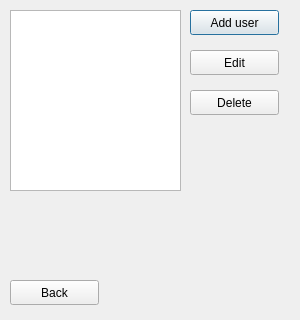
<?xml version="1.0" encoding="UTF-8"?>
<ui version="4.0">
 <class>Dialog</class>
 <widget class="QDialog" name="Dialog">
  <property name="geometry">
   <rect>
    <x>0</x>
    <y>0</y>
    <width>300</width>
    <height>320</height>
   </rect>
  </property>
  <property name="windowTitle">
   <string>Dialog</string>
  </property>
  <widget class="QPushButton" name="pushButton">
   <property name="geometry">
    <rect>
     <x>190</x>
     <y>10</y>
     <width>89</width>
     <height>25</height>
    </rect>
   </property>
   <property name="text">
    <string>Add user</string>
   </property>
  </widget>
  <widget class="QPushButton" name="pushButton_2">
   <property name="geometry">
    <rect>
     <x>190</x>
     <y>50</y>
     <width>89</width>
     <height>25</height>
    </rect>
   </property>
   <property name="text">
    <string>Edit</string>
   </property>
  </widget>
  <widget class="QPushButton" name="pushButton_3">
   <property name="geometry">
    <rect>
     <x>190</x>
     <y>90</y>
     <width>89</width>
     <height>25</height>
    </rect>
   </property>
   <property name="text">
    <string>Delete</string>
   </property>
  </widget>
  <widget class="QPushButton" name="pushButton_4">
   <property name="geometry">
    <rect>
     <x>10</x>
     <y>280</y>
     <width>89</width>
     <height>25</height>
    </rect>
   </property>
   <property name="text">
    <string>Back</string>
   </property>
  </widget>
  <widget class="QListWidget" name="listWidget">
   <property name="geometry">
    <rect>
     <x>10</x>
     <y>10</y>
     <width>171</width>
     <height>181</height>
    </rect>
   </property>
  </widget>
 </widget>
 <resources/>
 <connections/>
</ui>
